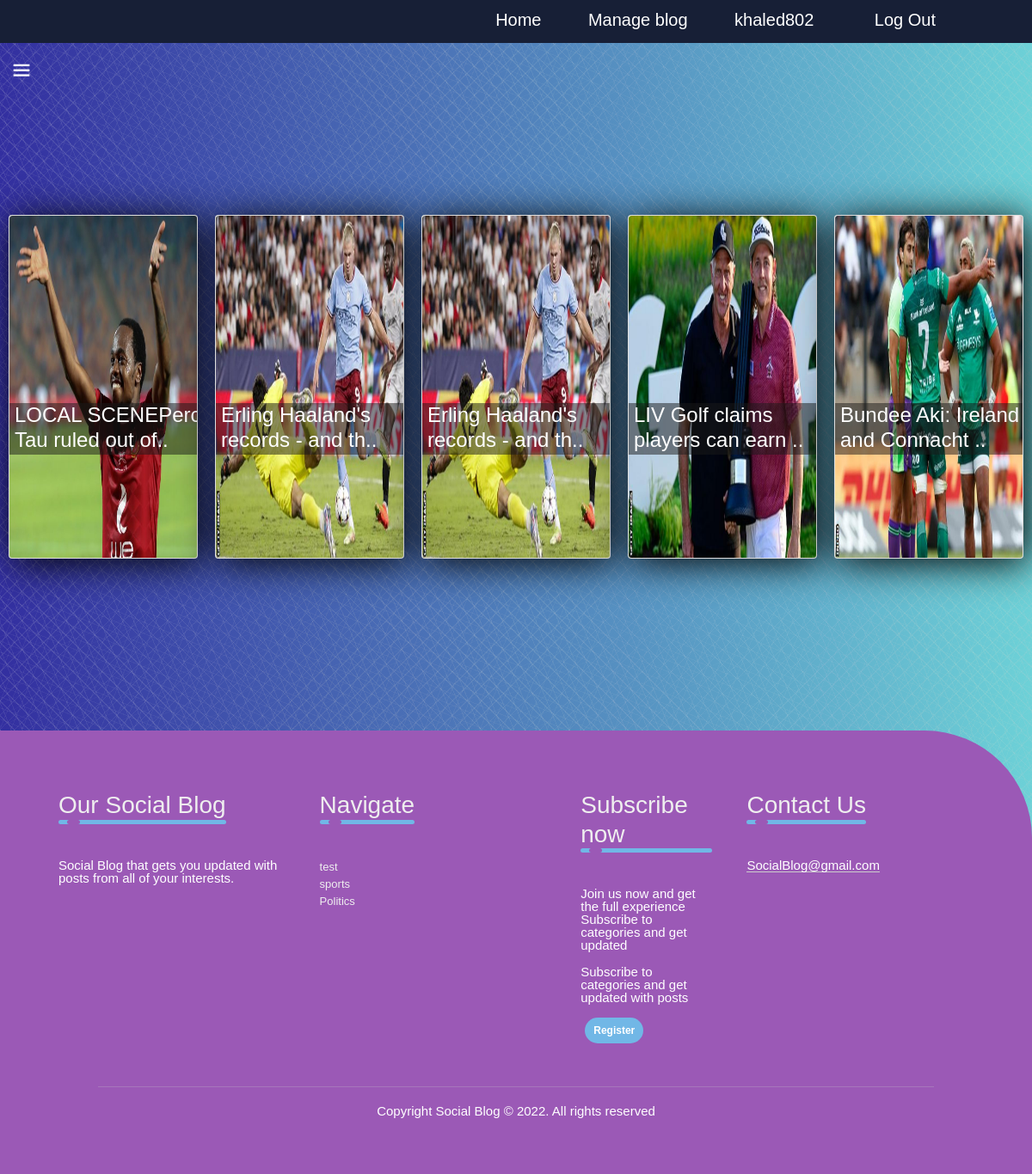
/post/show/ (signed in), run on an earlier commit of the app's database.
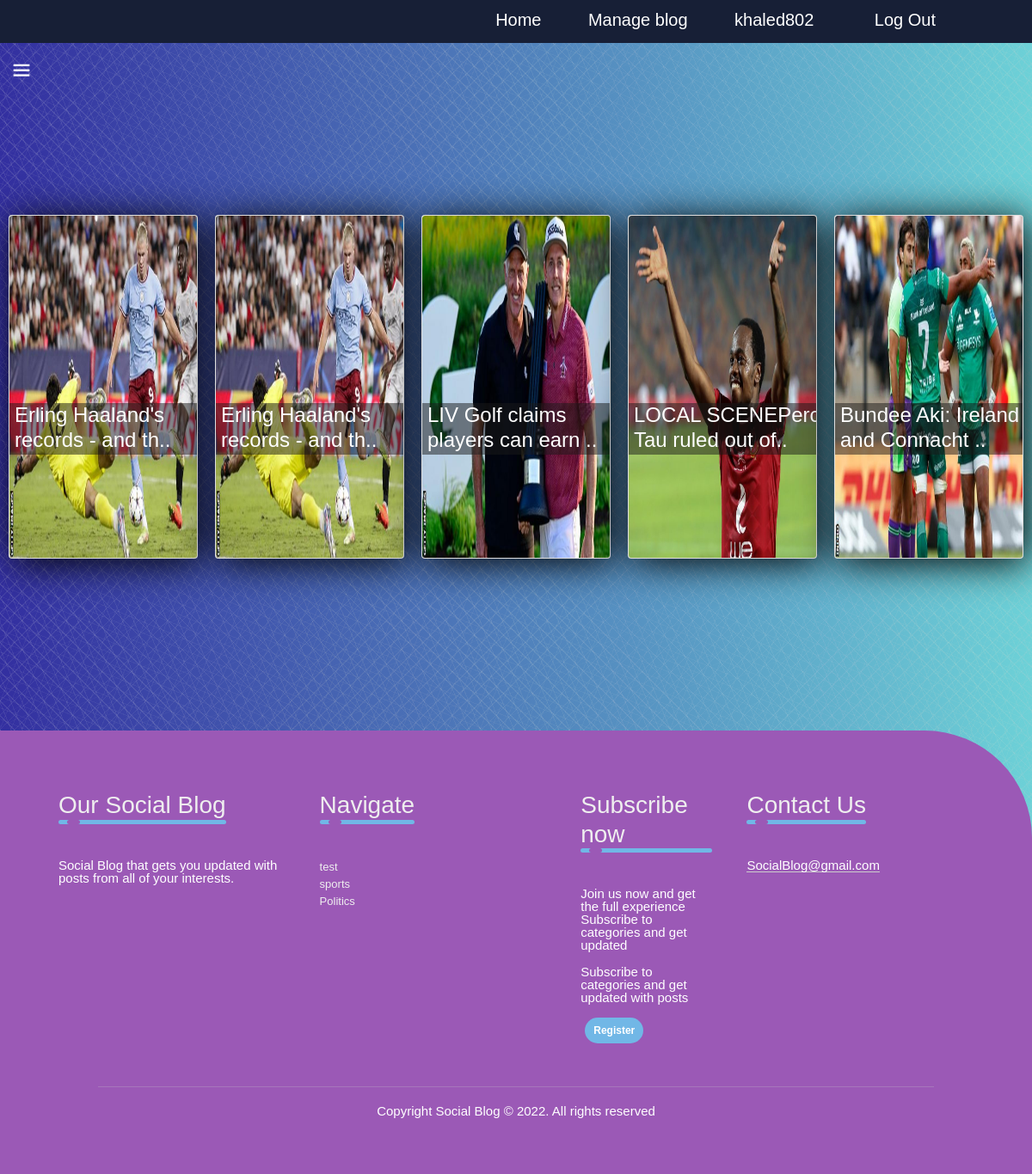
And on a later commit of the database.
### post/models.py (models this page shows, shortened)
class Post(models.Model):
    title = models.CharField(max_length=100)
    details = models.TextField()
    picture = models.ImageField(upload_to='images/')
    created_time = models.DateTimeField(auto_now_add=True)
    category=models.ForeignKey(Category , null = True , blank=True , on_delete=models.CASCADE , related_name='post_category')
    num_of_likes=models.IntegerField(default=0)
    def get_post_url(self):
        return reverse('post.show', args=[self.id])

### categories/models.py (models this page shows, shortened)
class Category(models.Model):
    title = models.CharField(max_length=100)
    details = models.TextField()
    picture = models.ImageField(upload_to='images/')
    created_time = models.DateTimeField(auto_now_add=True)
    def get_category_url(self):
        return reverse('category.show', args=[self.id])
    def get_subscribe_url(self):
        return reverse('category.subscribe', args=[self.id])
    def get_subscribers(self):
        return set([sub.user for sub in Subscribe.objects.filter(category=self)])
    def __str__(self) -> str:
        return self.title

### post/views.py (the view)
# urls.py: path('show/', show_all_posts, name='post.show_all'),
def show_all_posts(request):
    if request.user.is_anonymous!= True:
        posts=[]
        list_of_categories=Category.objects.all()
        for cat in list_of_categories:
            if Subscribe.get_subscribe(cat,request.user):
                posts+=(list(Post.objects.filter(category=cat)))
        if posts==[]:
            mydata =update_likes()
            context = {'title': 'Posts', 'posts': mydata}
            return render(request, 'post/show_all_posts.html', context=context)
        else:
            update_likes()
            posts = Post.objects.filter(id__in=[o.id for o in posts]).order_by("-num_of_likes","-created_time")[:5]
            context = {'title': 'Posts', 'posts': posts}
            return render(request, 'post/show_all_posts.html', context=context)
    else:
        mydata = update_likes()
        context = {'title': 'Posts', 'posts': mydata}
        return render(request, 'post/show_all_posts.html', context=context)

### categories/context_processors.py (called while the page is built)
def categories_processor(request):
    categories = Category.objects.all()
    print('hi')
    print(categories)
    return {'categories': categories}

### categories/models.py (called while the page is built)
    @classmethod
    def get_subscribe(cls , category , user):
        try:
            return cls.objects.get(category=category , user=user)
        except:
            return None

### post/models.py (called while the page is built)
    @classmethod
    def get_post_likes(cls,id):
        return len(list(cls.objects.filter(post=id)))

### post/views.py (called while the page is built)
def update_likes():
    posts=Post.objects.all()
    for post in posts :
        post.num_of_likes=Like.get_post_likes(post.id)
        post.save()
    mydata = Post.objects.order_by("-num_of_likes","created_time")[:5]
    return mydata

### post/templates/post/show_all_posts.html (shortened to what this page needs)
{% extends 'base/base.html'%}
{% block content %}
<div class="cacontainer">
    {% for post in posts %}
      <div class="card">
        <a href="{{post.get_post_url}}">
          <img src="{{ post.picture.url }}" alt="" >
          <div class="intro">
              <h4>{{ post.title|slice:":33" }}..</h4>
          </div>
        </a>
    </div>
    {% endfor %}
  </div>
  <footer>
    <div class="row">
        <div class="col">
            <h3>Our Social Blog <div class="underline"><span></span></div></h3>
            <p>Social Blog that gets you updated with posts from all of your interests.</p>
        </div>
        <div class="col">
            <h3>Navigate <div class="underline"><span></span></div></h3>
            {% for category in categories %}
              <span><a href="{{category.get_category_url}}">{{ category }}</a></span>
            {% endfor %}
        </div>
        <div class="col">
            <h3>Subscribe now <div class="underline"><span></span></div></h3>
            <p>Join us now and get the full experience Subscribe to categories and get updated</p>
            <p>Subscribe to categories and get updated with posts</p>
            <a href="{% url 'account.register' %}" class="btn">Register</a>
        </div>
        <div class="col">
            <h3>Contact Us <div class="underline"><span></span></div></h3>
            <p class="email-id">SocialBlog@gmail.com</p>
            <div class="social-icons">
            </div>
        </div>
    </div>
    <hr>
    <p class="copyright">Copyright Social Blog © 2022. All rights reserved</p>
  </footer>
{% endblock %}

What changed in the data, as far as the page shows it:
changed Post "LOCAL": moves down the list
